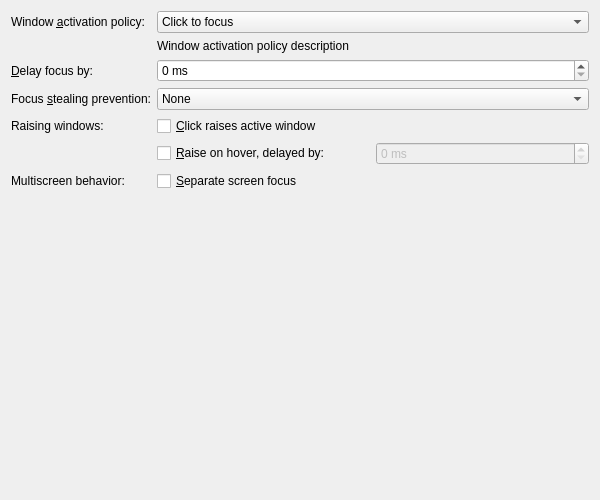
<?xml version="1.0" encoding="UTF-8"?>
<ui version="4.0">
 <class>NWinFocusConfigForm</class>
 <widget class="QWidget" name="NWinFocusConfigForm">
  <property name="geometry">
   <rect>
    <x>0</x>
    <y>0</y>
    <width>600</width>
    <height>500</height>
   </rect>
  </property>
  <layout class="QVBoxLayout" name="verticalLayout">
   <item>
    <layout class="QFormLayout" name="formLayout_1">
     <property name="formAlignment">
      <set>Qt::AlignHCenter|Qt::AlignTop</set>
     </property>
     <item row="0" column="0">
      <widget class="QLabel" name="windowFocusPolicyLabel">
       <property name="text">
        <string>Window &amp;activation policy:</string>
       </property>
       <property name="buddy">
        <cstring>windowFocusPolicy</cstring>
       </property>
      </widget>
     </item>
     <item row="0" column="1">
      <widget class="QComboBox" name="windowFocusPolicy">
       <property name="whatsThis">
        <string>With this option you can specify how and when windows will be focused.</string>
       </property>
       <item>
        <property name="text">
         <string comment="sassa asas">Click to focus</string>
        </property>
       </item>
       <item>
        <property name="text">
         <string>Click to focus (mouse precedence)</string>
        </property>
       </item>
       <item>
        <property name="text">
         <string>Focus follows mouse</string>
        </property>
       </item>
       <item>
        <property name="text">
         <string>Focus follows mouse (mouse precedence)</string>
        </property>
       </item>
       <item>
        <property name="text">
         <string>Focus under mouse</string>
        </property>
       </item>
       <item>
        <property name="text">
         <string>Focus strictly under mouse</string>
        </property>
       </item>
      </widget>
     </item>
     <item row="2" column="0">
      <widget class="QLabel" name="delayFocusOnLabel">
       <property name="text">
        <string>&amp;Delay focus by:</string>
       </property>
       <property name="alignment">
        <set>Qt::AlignRight|Qt::AlignTrailing|Qt::AlignVCenter</set>
       </property>
       <property name="buddy">
        <cstring>kcfg_DelayFocusInterval</cstring>
       </property>
      </widget>
     </item>
     <item row="2" column="1">
      <widget class="QSpinBox" name="kcfg_DelayFocusInterval">
       <property name="whatsThis">
        <string>This is the delay after which the window the mouse pointer is over will automatically receive focus.</string>
       </property>
       <property name="suffix">
        <string> ms</string>
       </property>
       <property name="minimum">
        <number>0</number>
       </property>
       <property name="maximum">
        <number>3000</number>
       </property>
       <property name="singleStep">
        <number>100</number>
       </property>
      </widget>
     </item>
     <item row="3" column="0">
      <widget class="QLabel" name="focusStealingLabel">
       <property name="text">
        <string>Focus &amp;stealing prevention:</string>
       </property>
       <property name="alignment">
        <set>Qt::AlignRight|Qt::AlignTrailing|Qt::AlignVCenter</set>
       </property>
       <property name="buddy">
        <cstring>kcfg_FocusStealingPreventionLevel</cstring>
       </property>
      </widget>
     </item>
     <item row="3" column="1">
      <widget class="QComboBox" name="kcfg_FocusStealingPreventionLevel">
       <property name="whatsThis">
        <string>&lt;html&gt;&lt;head/&gt;&lt;body&gt;&lt;p&gt;This option specifies how much NWin will try to prevent unwanted focus stealing caused by unexpected activation of new windows. (Note: This feature does not work with the &lt;span style=&quot; font-style:italic;&quot;&gt;Focus under mouse&lt;/span&gt; or &lt;span style=&quot; font-style:italic;&quot;&gt;Focus strictly under mouse&lt;/span&gt; focus policies.) &lt;/p&gt;&lt;ul style=&quot;margin-top: 0px; margin-bottom: 0px; margin-left: 0px; margin-right: 0px; -qt-list-indent: 1;&quot;&gt;&lt;li style=&quot; margin-top:12px; margin-bottom:0px; margin-left:0px; margin-right:0px; -qt-block-indent:0; text-indent:0px;&quot;&gt;&lt;span style=&quot; font-style:italic;&quot;&gt;None:&lt;/span&gt; Prevention is turned off and new windows always become activated.&lt;/li&gt;&lt;li style=&quot; margin-top:0px; margin-bottom:0px; margin-left:0px; margin-right:0px; -qt-block-indent:0; text-indent:0px;&quot;&gt;&lt;span style=&quot; font-style:italic;&quot;&gt;Low:&lt;/span&gt; Prevention is enabled; when some window does not have support for the underlying mechanism and NWin cannot reliably decide whether to activate the window or not, it will be activated. This setting may have both worse and better results than the medium level, depending on the applications.&lt;/li&gt;&lt;li style=&quot; margin-top:0px; margin-bottom:0px; margin-left:0px; margin-right:0px; -qt-block-indent:0; text-indent:0px;&quot;&gt;&lt;span style=&quot; font-style:italic;&quot;&gt;Medium:&lt;/span&gt; Prevention is enabled.&lt;/li&gt;&lt;li style=&quot; margin-top:0px; margin-bottom:0px; margin-left:0px; margin-right:0px; -qt-block-indent:0; text-indent:0px;&quot;&gt;&lt;span style=&quot; font-style:italic;&quot;&gt;High:&lt;/span&gt; New windows get activated only if no window is currently active or if they belong to the currently active application. This setting is probably not really usable when not using mouse focus policy.&lt;/li&gt;&lt;li style=&quot; margin-top:0px; margin-bottom:12px; margin-left:0px; margin-right:0px; -qt-block-indent:0; text-indent:0px;&quot;&gt;&lt;span style=&quot; font-style:italic;&quot;&gt;Extreme:&lt;/span&gt; All windows must be explicitly activated by the user.&lt;/li&gt;&lt;/ul&gt;&lt;p&gt;Windows that are prevented from stealing focus are marked as demanding attention, which by default means their taskbar entry will be highlighted. This can be changed in the Notifications control module.&lt;/p&gt;&lt;/body&gt;&lt;/html&gt;</string>
       </property>
       <item>
        <property name="text">
         <string extracomment="Focus Stealing Prevention Level">None</string>
        </property>
       </item>
       <item>
        <property name="text">
         <string extracomment="Focus Stealing Prevention Level">Low</string>
        </property>
       </item>
       <item>
        <property name="text">
         <string extracomment="Focus Stealing Prevention Level">Medium</string>
        </property>
       </item>
       <item>
        <property name="text">
         <string extracomment="Focus Stealing Prevention Level">High</string>
        </property>
       </item>
       <item>
        <property name="text">
         <string extracomment="Focus Stealing Prevention Level">Extreme</string>
        </property>
       </item>
      </widget>
     </item>
     <item row="4" column="0">
      <widget class="QLabel" name="raisingWindowsLabel">
       <property name="text">
        <string>Raising windows:</string>
       </property>
      </widget>
     </item>
     <item row="4" column="1">
      <widget class="QCheckBox" name="kcfg_ClickRaise">
       <property name="whatsThis">
        <string>When this option is enabled, the active window will be brought to the front when you click somewhere into the window contents. To change it for inactive windows, you need to change the settings in the Actions tab.</string>
       </property>
       <property name="text">
        <string>&amp;Click raises active window</string>
       </property>
      </widget>
     </item>
     <item row="5" column="1">
      <layout class="QHBoxLayout" name="horizontalLayout_1">
       <item>
        <widget class="QCheckBox" name="kcfg_AutoRaise">
         <property name="whatsThis">
          <string>When this option is enabled, a window in the background will automatically come to the front when the mouse pointer has been over it for some time.</string>
         </property>
         <property name="text">
          <string>&amp;Raise on hover, delayed by:</string>
         </property>
        </widget>
       </item>
       <item>
        <widget class="QSpinBox" name="kcfg_AutoRaiseInterval">
         <property name="enabled">
          <bool>false</bool>
         </property>
         <property name="whatsThis">
          <string>This is the delay after which the window that the mouse pointer is over will automatically come to the front.</string>
         </property>
         <property name="suffix">
          <string> ms</string>
         </property>
         <property name="minimum">
          <number>0</number>
         </property>
         <property name="maximum">
          <number>3000</number>
         </property>
         <property name="singleStep">
          <number>100</number>
         </property>
        </widget>
       </item>
      </layout>
     </item>
     <item row="6" column="0">
      <widget class="QLabel" name="multiscreenBehaviorLabel">
       <property name="text">
        <string>Multiscreen behavior:</string>
       </property>
      </widget>
     </item>
     <item row="6" column="1">
      <widget class="QCheckBox" name="kcfg_SeparateScreenFocus">
       <property name="whatsThis">
        <string>When this option is enabled, focus operations are limited only to the active screen</string>
       </property>
       <property name="text">
        <string>&amp;Separate screen focus</string>
       </property>
      </widget>
     </item>
     <item row="1" column="1">
      <widget class="QLabel" name="windowFocusPolicyDescriptionLabel">
       <property name="minimumSize">
        <size>
         <width>280</width>
         <height>0</height>
        </size>
       </property>
       <property name="text">
        <string>Window activation policy description</string>
       </property>
       <property name="alignment">
        <set>Qt::AlignLeading|Qt::AlignLeft|Qt::AlignTop</set>
       </property>
       <property name="wordWrap">
        <bool>true</bool>
       </property>
      </widget>
     </item>
    </layout>
   </item>
   <item>
    <spacer name="verticalSpacer">
     <property name="orientation">
      <enum>Qt::Vertical</enum>
     </property>
     <property name="sizeHint" stdset="0">
      <size>
       <width>20</width>
       <height>40</height>
      </size>
     </property>
    </spacer>
   </item>
  </layout>
 </widget>
 <resources/>
 <connections>
  <connection>
   <sender>kcfg_AutoRaise</sender>
   <signal>toggled(bool)</signal>
   <receiver>kcfg_AutoRaiseInterval</receiver>
   <slot>setEnabled(bool)</slot>
   <hints>
    <hint type="sourcelabel">
     <x>338</x>
     <y>189</y>
    </hint>
    <hint type="destinationlabel">
     <x>485</x>
     <y>189</y>
    </hint>
   </hints>
  </connection>
  <connection>
   <sender>kcfg_AutoRaise</sender>
   <signal>toggled(bool)</signal>
   <receiver>kcfg_ClickRaise</receiver>
   <slot>setDisabled(bool)</slot>
   <hints>
    <hint type="sourcelabel">
     <x>338</x>
     <y>189</y>
    </hint>
    <hint type="destinationlabel">
     <x>333</x>
     <y>155</y>
    </hint>
   </hints>
  </connection>
 </connections>
</ui>
